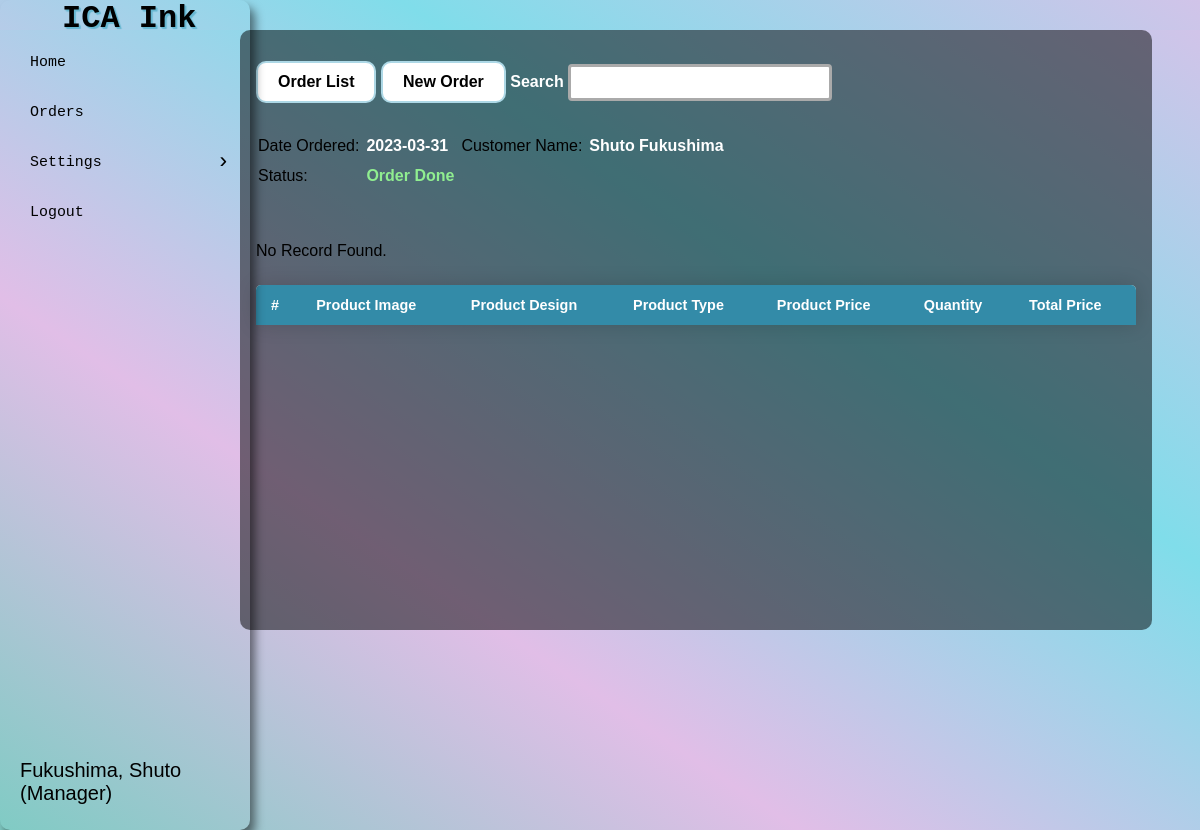
The app's page /index.php?page=orders&action=order&id=10000001 (signed in) with its own data.
### tables this page shows
CREATE TABLE `tbl_users` (
	`user_id` INT(8) UNSIGNED NOT NULL AUTO_INCREMENT,
	`user_lastname` VARCHAR(180) NOT NULL DEFAULT '' COLLATE 'utf8mb4_general_ci',
	`user_firstname` VARCHAR(180) NOT NULL DEFAULT '' COLLATE 'utf8mb4_general_ci',
	`user_email` VARCHAR(180) NOT NULL DEFAULT '' COLLATE 'utf8mb4_general_ci',
	`user_password` VARCHAR(180) NOT NULL DEFAULT '' COLLATE 'utf8mb4_general_ci',
	`user_date_added` DATE NOT NULL,
	`user_time_added` TIME NOT NULL,
	`user_date_updated` DATE NOT NULL,
	`user_time_updated` TIME NOT NULL,
	`user_status` INT(1) NOT NULL DEFAULT '0',
	`user_token` VARCHAR(255) NOT NULL DEFAULT '' COLLATE 'utf8mb4_general_ci',
	`user_access` VARCHAR(255) NOT NULL DEFAULT '' COLLATE 'utf8mb4_general_ci',
	PRIMARY KEY (`user_id`) USING BTREE
)
COLLATE='utf8mb4_general_ci';

CREATE TABLE `tbl_order` (
	`order_id` INT(8) UNSIGNED NOT NULL AUTO_INCREMENT,
	`order_customer` VARCHAR(180) NOT NULL DEFAULT '' COLLATE 'utf8mb4_general_ci',
	`order_address` VARCHAR(180) NOT NULL DEFAULT '' COLLATE 'utf8mb4_general_ci',
	`order_amount` VARCHAR(11) NOT NULL DEFAULT '0' COLLATE 'utf8mb4_general_ci',
	`order_date_added` DATE NOT NULL,
	`order_time_added` TIME NOT NULL,
	`order_saved` VARCHAR(50) NOT NULL DEFAULT '0' COLLATE 'utf8mb4_general_ci',
	PRIMARY KEY (`order_id`) USING BTREE
)
COLLATE='utf8mb4_general_ci';

### classes/class.user.php (called while the page is built, shortened)
<?php
class User{
	private $DB_SERVER='localhost';
	private $DB_USERNAME='root';
	private $DB_PASSWORD='';
	private $DB_DATABASE='icaink_db';
	private $conn;
	public function __construct(){
		$this->conn = new PDO("mysql:host=".$this->DB_SERVER.";dbname=".$this->DB_DATABASE,$this->DB_USERNAME,$this->DB_PASSWORD);
	}
	function get_user_id($email){
		$sql="SELECT user_id FROM tbl_users WHERE user_email = :email";
		$q = $this->conn->prepare($sql);
		$q->execute(['email' => $email]);
		$user_id = $q->fetchColumn();
		return $user_id;
	}
	function get_user_firstname($id){
		$sql="SELECT user_firstname FROM tbl_users WHERE user_id = :id";
		$q = $this->conn->prepare($sql);
		$q->execute(['id' => $id]);
		$user_firstname = $q->fetchColumn();
		return $user_firstname;
	}
	function get_user_lastname($id){
		$sql="SELECT user_lastname FROM tbl_users WHERE user_id = :id";
		$q = $this->conn->prepare($sql);
		$q->execute(['id' => $id]);
		$user_lastname = $q->fetchColumn();
		return $user_lastname;
	}
	function get_user_access($id){
		$sql="SELECT user_access FROM tbl_users WHERE user_id = :id";
		$q = $this->conn->prepare($sql);
		$q->execute(['id' => $id]);
		$user_access = $q->fetchColumn();
		return $user_access;
	}
}

### classes/class.order.php (called while the page is built, shortened)
<?php
class Order{
	private $DB_SERVER='localhost';
	private $DB_USERNAME='root';
	private $DB_PASSWORD='';
	private $DB_DATABASE='icaink_db';
	private $conn;
	public function __construct(){
		$this->conn = new PDO("mysql:host=".$this->DB_SERVER.";dbname=".$this->DB_DATABASE,$this->DB_USERNAME,$this->DB_PASSWORD);
	}
	function get_order_customer($id){
		$sql="SELECT order_customer FROM tbl_order WHERE order_id = :id";
		$q = $this->conn->prepare($sql);
		$q->execute(['id' => $id]);
		$order_customer = $q->fetchColumn();
		return $order_customer;
	}
	function get_order_date($id){
		$sql="SELECT order_date_added FROM tbl_order WHERE order_id = :id";
		$q = $this->conn->prepare($sql);
		$q->execute(['id' => $id]);
		$order_date_added = $q->fetchColumn();
		return $order_date_added;
	}
	function get_order_save($id){
		$sql="SELECT order_saved FROM tbl_order WHERE order_id = :id";
		$q = $this->conn->prepare($sql);
		$q->execute(['id' => $id]);
		$order_saved = $q->fetchColumn();
		return $order_saved;
    }
}

### order-module/view-order.php (the view, shortened to what this page needs)
<div id="order-details">
  <table>
    <tr>
      <td><label for="orderdate">Date Ordered:</label></td>
      <td class="info-text"><?php echo $order->get_order_date($id);?></td>
      <td><label for="customername"><h>Customer Name:</h></label></td>
      <td class="info-text"><?php echo $order->get_order_customer($id);?></td>
    </tr>
    <tr>
      <td><label for="orderstatus">Status:</label></td>
      <td class="info-text">
        <?php if($order->get_order_save($id) == 0){
            echo "<span style='color: #FF7F7F;'>Order Processing</span>";
          }else{
            echo "<span style='color: lightgreen;'>Order Done</span>";
          }
          ?>
      </td>
    </tr>
  </table>
</div>
<div id="subcontent">
    <table id="data-list">
      <tr>
        <th>#</th>
          <th>Product Image</th>
        <th>Product Design</th>
          <th>Product Type</th>
        <th>Product Price</th>
        <th>Quantity</th>
           <th>Total Price</th>
      </tr>
    </table>
</div>

### index.php (shortened to what this page needs)
<?php
include_once 'classes/class.user.php';
include_once 'classes/class.order.php';
$page = (isset($_GET['page']) && $_GET['page'] != '') ? $_GET['page'] : '';
$user = new User();
$order = new Order();
$user_id = $user->get_user_id($_SESSION['user_email']);
?>
<!DOCTYPE html>
<html>
<head>
    <link rel="stylesheet" href="css/style.css?<?php echo time(); ?>">
</head>
<body>
    <div id="navbar">
        <h1>ICA Ink</h1>
        <ul>
            <li><a href="index.php">Home</a></li>
            <li><a href="index.php?page=orders">Orders</a></li>
            <li class="dropdown">
                <a href="#">Settings<span>&rsaquo;</span></a>
            </li>
            <li><a href="#" onclick="logout()">Logout</a></li>
        </ul>
        <span class="loginprof"><?php echo $user->get_user_lastname($user_id) . ', ' . $user->get_user_firstname($user_id) . "<br>" . "(" .$user->get_user_access($user_id) . ")"; ?>&nbsp;&nbsp; &nbsp;&nbsp; &nbsp;&nbsp;</span>
    </div>
    <div id="contents">
        <?php
        switch ($page) {
            case 'orders':
                require_once 'order-module/index.php';
                break;
        }
        ?>
    </div>
</body>
</html>

### css/style.css (style rules this page uses)
* { margin:0; padding:0; }
html, body { height: 100%; background: linear-gradient(to top right, #80cbc4, #e1bee7, #80ddea, #d1c4e9); }
#navbar { width: 250px; position: absolute; top: 0; bottom: 0; background: rgba (0, 0, 0, 0.1); border-radius: 10px; box-shadow: 5px 7px 10px rgba(0,0,0,0.5); }
#navbar h1 { color: black; margin-left: 62px; font-family: "Monaco", monospace; text-shadow: 1px 1px 1px #67B7D1, 2px 2px 1px #67B7D1; }
#navbar ul { position: relative; list-style-type: none; }
#navbar ul li a { display: flex; align-items: center; font-family: monospace; font-size: 1.15em; text-decoration: none; text-transform: capitalize; color: #000; padding: 10px 30px; height: 50px; transition: .5s ease; }
#navbar ul span { position: absolute; right: 20px; font-size: 1.5em; }
#navbar ul .dropdown { position: relative; }
#navbar .loginprof { font-family: "verdana", sans-serif; color: black; font-size: 20px; position: absolute; bottom: 3%; margin-left: 20px; }
#subcontent { margin-top: 50px; }
#data-list { border-collapse: collapse; margin: 25px 0; font-size: 0.9em; width: 100%; border-radius: 5px 5px 0 0; overflow: hidden; box-shadow: 0 0 20px rgba(0, 0, 0, 0.15); }
#data-list td, #data-list th { padding: 12px 15px; }
#data-list tr { background-color: #f2f2f2; font-weight: bold; }
#data-list th { padding-top: 12px; padding-bottom: 12px; text-align: left; background-color: #338BA8; color: white; }
* { box-sizing: border-box }
.info-text { padding: 5px; font-weight: bold; color: white; }

### records on screen
tbl_users: $user->get_user_lastname($user_id) "Fukushima", $user->get_user_firstname($user_id) "Shuto", $user->get_user_access($user_id) "Manager"
tbl_order: order_date_added "2023-03-31", order_customer "Shuto Fukushima"
